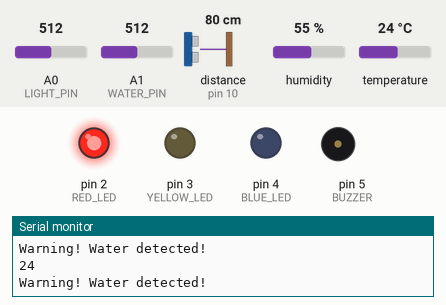
A sketch run on a simulated Arduino Uno, built with avr-gcc and run on an emulated ATmega328P. Parts: output pins drawn as LEDs (lit = HIGH), buzzer (waves = sounding, pin HIGH), the last lines printed to the serial monitor. Wiring (inferred from the names in the program): ultrasonic range finder: trigger pin 9; echo pin 10. The inputs (shaded band) are chosen by the test bench; at power-on: A0 (LIGHT_PIN) = 512, distance to the obstacle (sensor on pin 10) 80 cm, A1 (WATER_PIN) = 512, humidity 55 %, temperature 24 °C. The echo pulse lasts 58.3 µs per cm; pins used as bus, display or sensor lines are not drawn.

Above: at 1.8 s.
1.9 s: A0 (LIGHT_PIN) set to 411
3.4 s: A0 (LIGHT_PIN) set to 387
At 4.6 s:
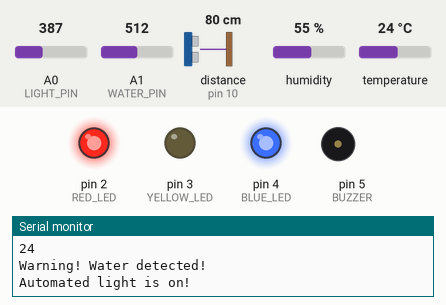
5.5 s: distance to the obstacle (sensor on pin 10) set to 22 cm
7.3 s: distance to the obstacle (sensor on pin 10) set to 17 cm
At 8.6 s:
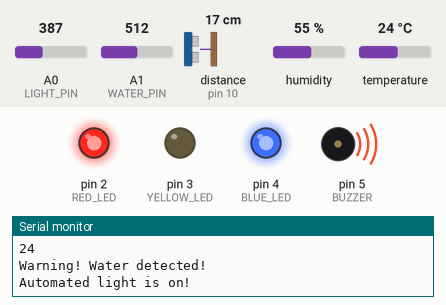
9.6 s: A0 (LIGHT_PIN) set to 410
At 11.1 s:
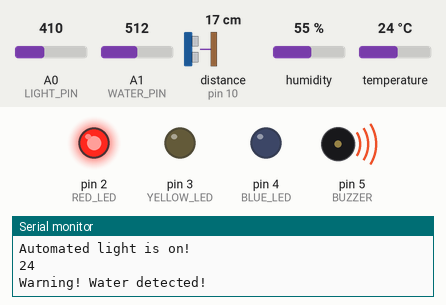
11.6 s: A0 (LIGHT_PIN) set to 390
At 12.5 s:
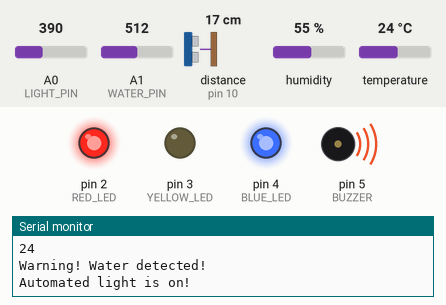
Timing chart, 0 to 14.6 s (numbered marks = the images above; inputs shaded):
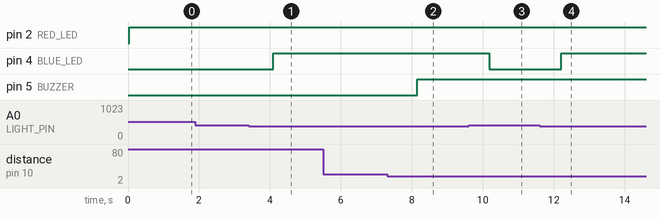

Measured:
- the behaviour switches between 400 and 399 on A0 (LIGHT_PIN) (found by bisection; images 0 and 1)
- the behaviour switches between 20 and 19 cm on distance to the obstacle (sensor on pin 10) (found by bisection; images 1 and 2)
- after the input at 3.4 s, pin 4 (BLUE_LED): LOW → HIGH after 0.70 s
- after the input at 7.3 s, pin 5 (BUZZER): LOW → HIGH after 0.86 s
- after the input at 9.6 s, pin 4 (BLUE_LED): HIGH → LOW after 0.59 s
- after the input at 11.6 s, pin 4 (BLUE_LED): LOW → HIGH after 0.61 s

The sketch:

home_security_system.ino
```cpp
#include <DHT.h>

// Pin definitions
#define TRIG_PIN    9
#define ECHO_PIN    10
#define DHT_PIN     7
#define DHT_TYPE    DHT11
#define LIGHT_PIN   A0
#define WATER_PIN   A1
#define RED_LED     2
#define YELLOW_LED  3
#define BLUE_LED    4
#define BUZZER      5

// Sensor thresholds
#define INTRUSION_THRESHOLD_IN  15    // distance in inches triggering alert
#define WATER_THRESHOLD         300   // analog 0-1023; above = water detected
#define LIGHT_THRESHOLD         400   // analog 0-1023; below = low light

DHT dht(DHT_PIN, DHT_TYPE);

float getDistanceInches() {
  digitalWrite(TRIG_PIN, LOW);
  delayMicroseconds(2);
  digitalWrite(TRIG_PIN, HIGH);
  delayMicroseconds(10);
  digitalWrite(TRIG_PIN, LOW);
  long duration = pulseIn(ECHO_PIN, HIGH);
  return duration * 0.0133;
}

void setup() {
  Serial.begin(9600);
  dht.begin();

  pinMode(TRIG_PIN, OUTPUT);
  pinMode(ECHO_PIN, INPUT);
  pinMode(RED_LED, OUTPUT);
  pinMode(YELLOW_LED, OUTPUT);
  pinMode(BLUE_LED, OUTPUT);
  pinMode(BUZZER, OUTPUT);
}

void loop() {
  float distance = getDistanceInches();
  int   water    = analogRead(WATER_PIN);
  int   light    = analogRead(LIGHT_PIN);
  float temp     = dht.readTemperature();

  bool intrusion = distance < INTRUSION_THRESHOLD_IN;
  bool flooding  = water > WATER_THRESHOLD;
  bool dark      = light < LIGHT_THRESHOLD;

  // Serial output
  if (!isnan(temp)) Serial.println((int)temp);
  if (flooding)     Serial.println("Warning! Water detected!");
  if (dark)         Serial.println("Automated light is on!");

  // LEDs and buzzer
  digitalWrite(RED_LED,    intrusion || flooding);
  digitalWrite(YELLOW_LED, !intrusion && !flooding);
  digitalWrite(BLUE_LED,   dark);
  digitalWrite(BUZZER,     intrusion);

  delay(1000);
}
```
